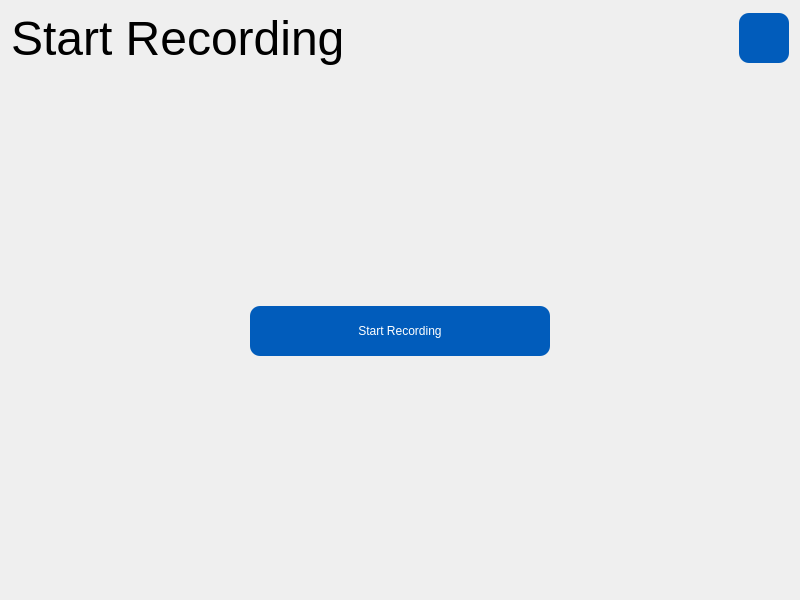
<?xml version="1.0" encoding="UTF-8"?>
<ui version="4.0">
 <class>Widget</class>
 <widget class="QWidget" name="Widget">
  <property name="geometry">
   <rect>
    <x>0</x>
    <y>0</y>
    <width>800</width>
    <height>600</height>
   </rect>
  </property>
  <property name="sizePolicy">
   <sizepolicy hsizetype="Expanding" vsizetype="Expanding">
    <horstretch>0</horstretch>
    <verstretch>0</verstretch>
   </sizepolicy>
  </property>
  <property name="maximumSize">
   <size>
    <width>3840</width>
    <height>2160</height>
   </size>
  </property>
  <property name="windowTitle">
   <string>Start Recording</string>
  </property>
  <layout class="QVBoxLayout" name="verticalLayout">
   <item>
    <layout class="QHBoxLayout" name="horizontalLayout_4">
     <property name="sizeConstraint">
      <enum>QLayout::SizeConstraint::SetMaximumSize</enum>
     </property>
     <item>
      <widget class="QLabel" name="widget_title">
       <property name="maximumSize">
        <size>
         <width>16777215</width>
         <height>100</height>
        </size>
       </property>
       <property name="font">
        <font>
         <family>Arial</family>
         <pointsize>36</pointsize>
        </font>
       </property>
       <property name="text">
        <string>Start Recording</string>
       </property>
      </widget>
     </item>
     <item>
      <spacer name="horizontalSpacer">
       <property name="orientation">
        <enum>Qt::Orientation::Horizontal</enum>
       </property>
       <property name="sizeHint" stdset="0">
        <size>
         <width>40</width>
         <height>20</height>
        </size>
       </property>
      </spacer>
     </item>
     <item>
      <widget class="QPushButton" name="button_info">
       <property name="minimumSize">
        <size>
         <width>50</width>
         <height>50</height>
        </size>
       </property>
       <property name="maximumSize">
        <size>
         <width>50</width>
         <height>50</height>
        </size>
       </property>
       <property name="styleSheet">
        <string notr="true">QPushButton {
    color: rgb(255, 255, 255);
    background-color: rgb(1, 92, 187);
    border: 1px;
    border-radius: 10px;
}

QPushButton:hover {
    color: rgb(220,221,229);
    background-color: rgb(37, 150, 190);
}

QPushButton:pressed {
    color: rgb(220,221,229);
    background-color: rgb(37, 150, 190);
}</string>
       </property>
       <property name="text">
        <string/>
       </property>
       <property name="icon">
        <iconset theme="QIcon::ThemeIcon::DialogInformation"/>
       </property>
       <property name="iconSize">
        <size>
         <width>40</width>
         <height>40</height>
        </size>
       </property>
      </widget>
     </item>
    </layout>
   </item>
   <item>
    <widget class="QWidget" name="widget_body" native="true">
     <property name="sizePolicy">
      <sizepolicy hsizetype="Expanding" vsizetype="Expanding">
       <horstretch>0</horstretch>
       <verstretch>0</verstretch>
      </sizepolicy>
     </property>
     <property name="maximumSize">
      <size>
       <width>3840</width>
       <height>2160</height>
      </size>
     </property>
     <layout class="QVBoxLayout" name="verticalLayout_2">
      <item>
       <spacer name="verticalSpacer">
        <property name="orientation">
         <enum>Qt::Orientation::Vertical</enum>
        </property>
        <property name="sizeHint" stdset="0">
         <size>
          <width>20</width>
          <height>40</height>
         </size>
        </property>
       </spacer>
      </item>
      <item>
       <layout class="QHBoxLayout" name="horizontalLayout">
        <property name="topMargin">
         <number>0</number>
        </property>
        <item>
         <widget class="QPushButton" name="button_recording">
          <property name="sizePolicy">
           <sizepolicy hsizetype="Maximum" vsizetype="Minimum">
            <horstretch>0</horstretch>
            <verstretch>0</verstretch>
           </sizepolicy>
          </property>
          <property name="minimumSize">
           <size>
            <width>300</width>
            <height>50</height>
           </size>
          </property>
          <property name="styleSheet">
           <string notr="true">QPushButton {
	color: rgb(255, 255, 255);
	background-color: rgb(1, 92, 187);
	border: 1px;
	border-radius: 10px;
}

QPushButton:hover {
	color: rgb(220,221,229);
	background-color: rgb(37, 150, 190);
}

QPushButton:pressed {
	color: rgb(220,221,229);
	background-color: rgb(37, 150, 190);
}

QPushButton:disabled {
    color: rgb(190, 190, 190);
    background-color: rgb(100, 100, 100);
}</string>
          </property>
          <property name="text">
           <string>Start Recording</string>
          </property>
         </widget>
        </item>
       </layout>
      </item>
      <item>
       <spacer name="verticalSpacer_2">
        <property name="orientation">
         <enum>Qt::Orientation::Vertical</enum>
        </property>
        <property name="sizeHint" stdset="0">
         <size>
          <width>20</width>
          <height>40</height>
         </size>
        </property>
       </spacer>
      </item>
     </layout>
    </widget>
   </item>
  </layout>
 </widget>
 <resources/>
 <connections/>
</ui>
